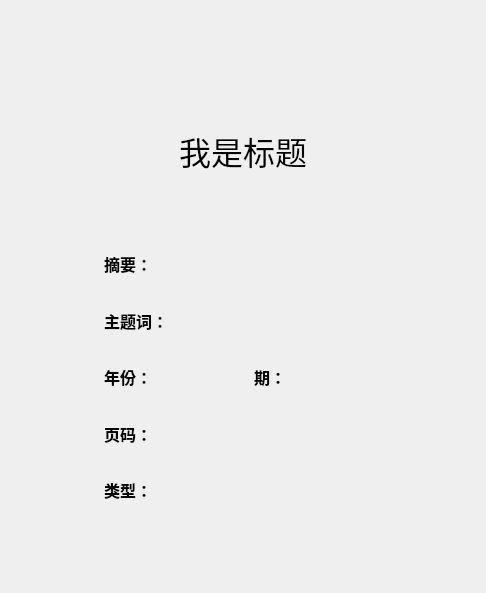
<?xml version="1.0" encoding="UTF-8"?>
<ui version="4.0">
 <class>HistoryInfoView</class>
 <widget class="QWidget" name="HistoryInfoView">
  <property name="geometry">
   <rect>
    <x>0</x>
    <y>0</y>
    <width>486</width>
    <height>593</height>
   </rect>
  </property>
  <property name="minimumSize">
   <size>
    <width>48</width>
    <height>48</height>
   </size>
  </property>
  <property name="windowTitle">
   <string>Form</string>
  </property>
  <property name="autoFillBackground">
   <bool>false</bool>
  </property>
  <layout class="QVBoxLayout" name="verticalLayout_4" stretch="1,4,1,12,2">
   <item>
    <spacer name="verticalSpacer_2">
     <property name="orientation">
      <enum>Qt::Vertical</enum>
     </property>
     <property name="sizeHint" stdset="0">
      <size>
       <width>18</width>
       <height>6</height>
      </size>
     </property>
    </spacer>
   </item>
   <item>
    <layout class="QHBoxLayout" name="horizontalLayout_14" stretch="8,1,2">
     <item>
      <spacer name="horizontalSpacer">
       <property name="orientation">
        <enum>Qt::Horizontal</enum>
       </property>
       <property name="sizeHint" stdset="0">
        <size>
         <width>40</width>
         <height>20</height>
        </size>
       </property>
      </spacer>
     </item>
     <item>
      <layout class="QHBoxLayout" name="horizontalLayout">
       <item>
        <widget class="QPushButton" name="btn_pdfRead">
         <property name="minimumSize">
          <size>
           <width>32</width>
           <height>32</height>
          </size>
         </property>
         <property name="cursor">
          <cursorShape>PointingHandCursor</cursorShape>
         </property>
         <property name="text">
          <string/>
         </property>
         <property name="icon">
          <iconset>
           <normalon>:/img/img/READPDF.png</normalon>
          </iconset>
         </property>
         <property name="iconSize">
          <size>
           <width>32</width>
           <height>32</height>
          </size>
         </property>
         <property name="autoDefault">
          <bool>false</bool>
         </property>
         <property name="flat">
          <bool>true</bool>
         </property>
        </widget>
       </item>
       <item>
        <widget class="QPushButton" name="btn_pdfDownload">
         <property name="minimumSize">
          <size>
           <width>32</width>
           <height>32</height>
          </size>
         </property>
         <property name="cursor">
          <cursorShape>PointingHandCursor</cursorShape>
         </property>
         <property name="text">
          <string/>
         </property>
         <property name="icon">
          <iconset>
           <normalon>:/img/img/PDF下载.png</normalon>
          </iconset>
         </property>
         <property name="iconSize">
          <size>
           <width>32</width>
           <height>32</height>
          </size>
         </property>
         <property name="autoDefault">
          <bool>false</bool>
         </property>
         <property name="flat">
          <bool>true</bool>
         </property>
        </widget>
       </item>
      </layout>
     </item>
     <item>
      <spacer name="horizontalSpacer_2">
       <property name="orientation">
        <enum>Qt::Horizontal</enum>
       </property>
       <property name="sizeHint" stdset="0">
        <size>
         <width>40</width>
         <height>20</height>
        </size>
       </property>
      </spacer>
     </item>
    </layout>
   </item>
   <item>
    <spacer name="verticalSpacer_3">
     <property name="orientation">
      <enum>Qt::Vertical</enum>
     </property>
     <property name="sizeHint" stdset="0">
      <size>
       <width>20</width>
       <height>28</height>
      </size>
     </property>
    </spacer>
   </item>
   <item>
    <layout class="QHBoxLayout" name="horizontalLayout_15" stretch="2,6,2">
     <item>
      <spacer name="horizontalSpacer_3">
       <property name="orientation">
        <enum>Qt::Horizontal</enum>
       </property>
       <property name="sizeHint" stdset="0">
        <size>
         <width>40</width>
         <height>20</height>
        </size>
       </property>
      </spacer>
     </item>
     <item>
      <layout class="QVBoxLayout" name="verticalLayout_3" stretch="2,1,8">
       <item>
        <widget class="QLabel" name="label_Title">
         <property name="font">
          <font>
           <family>Arial Black</family>
           <pointsize>24</pointsize>
          </font>
         </property>
         <property name="text">
          <string>我是标题</string>
         </property>
         <property name="alignment">
          <set>Qt::AlignCenter</set>
         </property>
        </widget>
       </item>
       <item>
        <layout class="QVBoxLayout" name="verticalLayout" stretch="2,2,3">
         <item>
          <widget class="QLabel" name="label_Author">
           <property name="font">
            <font>
             <pointsize>12</pointsize>
            </font>
           </property>
           <property name="styleSheet">
            <string notr="true">color: rgb(0, 170, 255);</string>
           </property>
           <property name="text">
            <string/>
           </property>
           <property name="alignment">
            <set>Qt::AlignCenter</set>
           </property>
          </widget>
         </item>
         <item>
          <widget class="QLabel" name="label_Source">
           <property name="font">
            <font>
             <pointsize>12</pointsize>
            </font>
           </property>
           <property name="styleSheet">
            <string notr="true">color: rgb(0, 170, 255);</string>
           </property>
           <property name="text">
            <string/>
           </property>
           <property name="alignment">
            <set>Qt::AlignCenter</set>
           </property>
          </widget>
         </item>
         <item>
          <spacer name="verticalSpacer_4">
           <property name="orientation">
            <enum>Qt::Vertical</enum>
           </property>
           <property name="sizeHint" stdset="0">
            <size>
             <width>20</width>
             <height>40</height>
            </size>
           </property>
          </spacer>
         </item>
        </layout>
       </item>
       <item>
        <layout class="QVBoxLayout" name="verticalLayout_2">
         <item>
          <layout class="QHBoxLayout" name="horizontalLayout_2" stretch="1,10">
           <item>
            <widget class="QLabel" name="label">
             <property name="font">
              <font>
               <family>Arial Black</family>
               <pointsize>12</pointsize>
               <weight>75</weight>
               <bold>true</bold>
              </font>
             </property>
             <property name="text">
              <string>摘要：</string>
             </property>
            </widget>
           </item>
           <item>
            <widget class="QLabel" name="label_Summary">
             <property name="font">
              <font>
               <pointsize>12</pointsize>
              </font>
             </property>
             <property name="text">
              <string/>
             </property>
             <property name="wordWrap">
              <bool>true</bool>
             </property>
            </widget>
           </item>
          </layout>
         </item>
         <item>
          <layout class="QHBoxLayout" name="horizontalLayout_3" stretch="1,10">
           <item>
            <widget class="QLabel" name="label_2">
             <property name="font">
              <font>
               <family>Arial Black</family>
               <pointsize>12</pointsize>
               <weight>75</weight>
               <bold>true</bold>
              </font>
             </property>
             <property name="text">
              <string>主题词：</string>
             </property>
            </widget>
           </item>
           <item>
            <widget class="QLabel" name="label_Keyword">
             <property name="font">
              <font>
               <pointsize>12</pointsize>
              </font>
             </property>
             <property name="text">
              <string/>
             </property>
            </widget>
           </item>
          </layout>
         </item>
         <item>
          <layout class="QHBoxLayout" name="horizontalLayout_6" stretch="1,10,1,10">
           <item>
            <widget class="QLabel" name="label_">
             <property name="font">
              <font>
               <family>Arial Black</family>
               <pointsize>12</pointsize>
               <weight>75</weight>
               <bold>true</bold>
              </font>
             </property>
             <property name="text">
              <string>年份：</string>
             </property>
            </widget>
           </item>
           <item>
            <widget class="QLabel" name="label_Year">
             <property name="font">
              <font>
               <pointsize>12</pointsize>
              </font>
             </property>
             <property name="text">
              <string/>
             </property>
            </widget>
           </item>
           <item>
            <widget class="QLabel" name="label_5">
             <property name="font">
              <font>
               <pointsize>12</pointsize>
               <weight>75</weight>
               <bold>true</bold>
              </font>
             </property>
             <property name="text">
              <string>期：</string>
             </property>
            </widget>
           </item>
           <item>
            <widget class="QLabel" name="label_Peroid">
             <property name="text">
              <string/>
             </property>
            </widget>
           </item>
          </layout>
         </item>
         <item>
          <layout class="QHBoxLayout" name="horizontalLayout_7" stretch="1,10">
           <item>
            <widget class="QLabel" name="label_6">
             <property name="font">
              <font>
               <family>Arial Black</family>
               <pointsize>12</pointsize>
               <weight>75</weight>
               <bold>true</bold>
              </font>
             </property>
             <property name="text">
              <string>页码：</string>
             </property>
            </widget>
           </item>
           <item>
            <widget class="QLabel" name="label_Pages">
             <property name="font">
              <font>
               <pointsize>12</pointsize>
              </font>
             </property>
             <property name="text">
              <string/>
             </property>
            </widget>
           </item>
          </layout>
         </item>
         <item>
          <layout class="QHBoxLayout" name="horizontalLayout_13" stretch="1,10">
           <item>
            <widget class="QLabel" name="label_12">
             <property name="font">
              <font>
               <family>Arial Black</family>
               <pointsize>12</pointsize>
               <weight>75</weight>
               <bold>true</bold>
              </font>
             </property>
             <property name="text">
              <string>类型：</string>
             </property>
            </widget>
           </item>
           <item>
            <widget class="QLabel" name="label_Type">
             <property name="font">
              <font>
               <pointsize>12</pointsize>
              </font>
             </property>
             <property name="text">
              <string/>
             </property>
            </widget>
           </item>
          </layout>
         </item>
        </layout>
       </item>
      </layout>
     </item>
     <item>
      <spacer name="horizontalSpacer_4">
       <property name="orientation">
        <enum>Qt::Horizontal</enum>
       </property>
       <property name="sizeHint" stdset="0">
        <size>
         <width>40</width>
         <height>20</height>
        </size>
       </property>
      </spacer>
     </item>
    </layout>
   </item>
   <item>
    <spacer name="verticalSpacer">
     <property name="orientation">
      <enum>Qt::Vertical</enum>
     </property>
     <property name="sizeHint" stdset="0">
      <size>
       <width>20</width>
       <height>28</height>
      </size>
     </property>
    </spacer>
   </item>
  </layout>
 </widget>
 <resources>
  <include location="../CakeDM.qrc"/>
 </resources>
 <connections/>
</ui>
